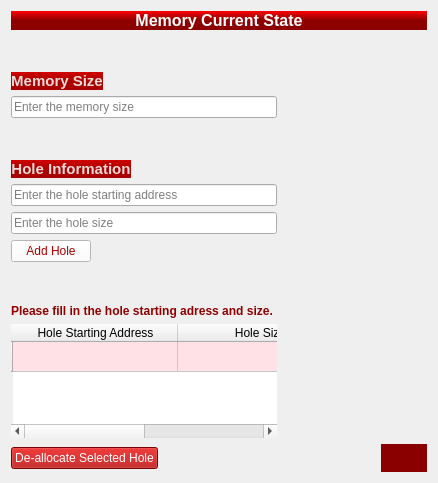
                <widget class="QWidget" name="scrollAreaWidgetContents_13">
                 <property name="geometry">
                  <rect>
                   <x>0</x>
                   <y>0</y>
                   <width>438</width>
                   <height>483</height>
                  </rect>
                 </property>
                 <layout class="QGridLayout" name="gridLayout_6">
                  <item row="9" column="0">
                   <widget class="QLineEdit" name="starting_adress">
                    <property name="sizePolicy">
                     <sizepolicy hsizetype="Expanding" vsizetype="Preferred">
                      <horstretch>0</horstretch>
                      <verstretch>0</verstretch>
                     </sizepolicy>
                    </property>
                    <property name="maximumSize">
                     <size>
                      <width>300</width>
                      <height>16777215</height>
                     </size>
                    </property>
                    <property name="toolTip">
                     <string>&lt;html&gt;&lt;head/&gt;&lt;body&gt;&lt;p&gt;&lt;span style=&quot; color:#818181;&quot;&gt;Hole starting address&lt;/span&gt;&lt;/p&gt;&lt;/body&gt;&lt;/html&gt;</string>
                    </property>
                    <property name="styleSheet">
                     <string notr="true">font: 75  9pt &quot;MS Shell Dlg 2&quot;;


	color: rgb(0, 0, 0);</string>
                    </property>
                    <property name="text">
                     <string/>
                    </property>
                    <property name="placeholderText">
                     <string>Enter the hole starting address</string>
                    </property>
                   </widget>
                  </item>
                  <item row="12" column="0">
                   <widget class="QPushButton" name="add_hole">
                    <property name="sizePolicy">
                     <sizepolicy hsizetype="Fixed" vsizetype="Fixed">
                      <horstretch>0</horstretch>
                      <verstretch>0</verstretch>
                     </sizepolicy>
                    </property>
                    <property name="toolTip">
                     <string>&lt;html&gt;&lt;head/&gt;&lt;body&gt;&lt;p&gt;Add Hole&lt;/p&gt;&lt;/body&gt;&lt;/html&gt;</string>
                    </property>
                    <property name="styleSheet">
                     <string notr="true">QPushButton::hover

{
	border-color: rgb(255, 0, 0);


}

QPushButton{
	
	font: 75  11pt bold &quot;Perpetua Titling MT&quot;;
	color: rgb(170, 0, 0);
	background-color: rgb(255, 255, 255);


}

QPushButton:pressed
{
	color: rgb(255, 255, 255);
    background-color: QLinearGradient( x1: 0, y1: 0, x2: 0, y2: 1, stop: 0 #2d2d2d, stop: 0.1 #2b2b2b, stop: 0.5 #292929, stop: 0.9 #282828, stop: 1 #252525);
}</string>
                    </property>
                    <property name="text">
                     <string>Add Hole</string>
                    </property>
                   </widget>
                  </item>
                  <item row="1" column="0">
                   <widget class="Line" name="line_19">
                    <property name="sizePolicy">
                     <sizepolicy hsizetype="Preferred" vsizetype="Preferred">
                      <horstretch>0</horstretch>
                      <verstretch>0</verstretch>
                     </sizepolicy>
                    </property>
                    <property name="minimumSize">
                     <size>
                      <width>0</width>
                      <height>30</height>
                     </size>
                    </property>
                    <property name="styleSheet">
                     <string notr="true">border:none;</string>
                    </property>
                    <property name="orientation">
                     <enum>Qt::Vertical</enum>
                    </property>
                   </widget>
                  </item>
                  <item row="10" column="0">
                   <widget class="QLineEdit" name="hole_size">
                    <property name="sizePolicy">
                     <sizepolicy hsizetype="Expanding" vsizetype="Preferred">
                      <horstretch>0</horstretch>
                      <verstretch>0</verstretch>
                     </sizepolicy>
                    </property>
                    <property name="maximumSize">
                     <size>
                      <width>300</width>
                      <height>16777215</height>
                     </size>
                    </property>
                    <property name="toolTip">
                     <string>&lt;html&gt;&lt;head/&gt;&lt;body&gt;&lt;p&gt;&lt;span style=&quot; color:#818181;&quot;&gt;Hole size&lt;/span&gt;&lt;/p&gt;&lt;/body&gt;&lt;/html&gt;</string>
                    </property>
                    <property name="styleSheet">
                     <string notr="true">font: 75  9pt &quot;MS Shell Dlg 2&quot;;


	color: rgb(0, 0, 0);</string>
                    </property>
                    <property name="text">
                     <string/>
                    </property>
                    <property name="placeholderText">
                     <string>Enter the hole size</string>
                    </property>
                   </widget>
                  </item>
                  <item row="0" column="0" colspan="3">
                   <widget class="QLabel" name="label_5">
                    <property name="sizePolicy">
                     <sizepolicy hsizetype="Preferred" vsizetype="Preferred">
                      <horstretch>0</horstretch>
                      <verstretch>0</verstretch>
                     </sizepolicy>
                    </property>
                    <property name="maximumSize">
                     <size>
                      <width>400000</width>
                      <height>16777215</height>
                     </size>
                    </property>
                    <property name="font">
                     <font>
                      <pointsize>12</pointsize>
                      <weight>75</weight>
                      <bold>true</bold>
                     </font>
                    </property>
                    <property name="styleSheet">
                     <string notr="true">color: rgb(255, 251, 252);
 background-color: QLinearGradient(x1:0, y1:0, x2:0, y2:1, stop:0  rgb(250, 0, 0), stop: 0.5 rgb(140, 0, 0));</string>
                    </property>
                    <property name="text">
                     <string>&lt;html&gt;&lt;head/&gt;&lt;body&gt;&lt;p align=&quot;center&quot;&gt;&lt;span style=&quot; color:#ffffff;&quot;&gt;Memory Current State&lt;/span&gt;&lt;/p&gt;&lt;/body&gt;&lt;/html&gt;</string>
                    </property>
                    <property name="textFormat">
                     <enum>Qt::RichText</enum>
                    </property>
                   </widget>
                  </item>
                  <item row="18" column="2">
                   <widget class="QPushButton" name="next">
                    <property name="sizePolicy">
                     <sizepolicy hsizetype="Fixed" vsizetype="Fixed">
                      <horstretch>0</horstretch>
                      <verstretch>0</verstretch>
                     </sizepolicy>
                    </property>
                    <property name="toolTip">
                     <string>&lt;html&gt;&lt;head/&gt;&lt;body&gt;&lt;p&gt;Next&lt;/p&gt;&lt;/body&gt;&lt;/html&gt;</string>
                    </property>
                    <property name="styleSheet">
                     <string notr="true">QPushButton::hover
{
	border-color: rgb(255, 0, 0);
	background-color: rgb(255, 0, 0);
}
QPushButton::pressed

{		border-color: rgb(0, 0, 0);
	background-color: rgb(0, 0, 0);
}

QPushButton{
	
	font: 75  16pt bold &quot;Perpetua Titling MT&quot;;
    border: 6px solid #555;
    border-radius: 27px;
	color: rgb(255, 255, 255);
	background-color: rgb(138, 0, 0);
		border-color: rgb(138, 0, 0);


    padding:1px;
}
</string>
                    </property>
                    <property name="text">
                     <string/>
                    </property>
                    <property name="icon">
                     <iconset resource="memory_allocator.qrc">
                      <normaloff>:/newPrefix/circled-right.png</normaloff>:/newPrefix/circled-right.png</iconset>
                    </property>
                    <property name="iconSize">
                     <size>
                      <width>40</width>
                      <height>40</height>
                     </size>
                    </property>
                   </widget>
                  </item>
                  <item row="13" column="0">
                   <widget class="Line" name="line_5">
                    <property name="sizePolicy">
                     <sizepolicy hsizetype="Preferred" vsizetype="Preferred">
                      <horstretch>0</horstretch>
                      <verstretch>0</verstretch>
                     </sizepolicy>
                    </property>
                    <property name="minimumSize">
                     <size>
                      <width>0</width>
                      <height>30</height>
                     </size>
                    </property>
                    <property name="styleSheet">
                     <string notr="true">border:none;</string>
                    </property>
                    <property name="orientation">
                     <enum>Qt::Vertical</enum>
                    </property>
                   </widget>
                  </item>
                  <item row="2" column="2">
                   <widget class="Line" name="line_3">
                    <property name="styleSheet">
                     <string notr="true">border:none;</string>
                    </property>
                    <property name="orientation">
                     <enum>Qt::Horizontal</enum>
                    </property>
                   </widget>
                  </item>
                  <item row="18" column="0">
                   <widget class="QPushButton" name="delete_hole">
                    <property name="sizePolicy">
                     <sizepolicy hsizetype="Fixed" vsizetype="Fixed">
                      <horstretch>0</horstretch>
                      <verstretch>0</verstretch>
                     </sizepolicy>
                    </property>
                    <property name="toolTip">
                     <string>&lt;html&gt;&lt;head/&gt;&lt;body&gt;&lt;p&gt;De-allocate Selected Hole&lt;/p&gt;&lt;/body&gt;&lt;/html&gt;</string>
                    </property>
                    <property name="styleSheet">
                     <string notr="true">QPushButton::hover

{
	border-color: rgb(255, 255, 255);
	background-color: rgb(255, 0, 0);
}

QPushButton{
	
	font: 75  11pt bold &quot;Perpetua Titling MT&quot;;

	color: rgb(255, 255, 255);
	background-color: rgb(170, 0, 0);


}

QPushButton:pressed
{
    background-color: QLinearGradient( x1: 0, y1: 0, x2: 0, y2: 1, stop: 0 #2d2d2d, stop: 0.1 #2b2b2b, stop: 0.5 #292929, stop: 0.9 #282828, stop: 1 #252525);
}</string>
                    </property>
                    <property name="text">
                     <string>De-allocate Selected Hole</string>
                    </property>
                   </widget>
                  </item>
                  <item row="7" column="0">
                   <widget class="Line" name="line_4">
                    <property name="sizePolicy">
                     <sizepolicy hsizetype="Preferred" vsizetype="Preferred">
                      <horstretch>0</horstretch>
                      <verstretch>0</verstretch>
                     </sizepolicy>
                    </property>
                    <property name="minimumSize">
                     <size>
                      <width>0</width>
                      <height>30</height>
                     </size>
                    </property>
                    <property name="styleSheet">
                     <string notr="true">border:none;</string>
                    </property>
                    <property name="orientation">
                     <enum>Qt::Vertical</enum>
                    </property>
                   </widget>
                  </item>
                  <item row="16" column="0">
                   <widget class="QTableWidget" name="hole_table">
                    <property name="sizePolicy">
                     <sizepolicy hsizetype="Preferred" vsizetype="Expanding">
                      <horstretch>0</horstretch>
                      <verstretch>0</verstretch>
                     </sizepolicy>
                    </property>
                    <property name="maximumSize">
                     <size>
                      <width>4000000</width>
                      <height>16777215</height>
                     </size>
                    </property>
                    <property name="toolTip">
                     <string>&lt;html&gt;&lt;head/&gt;&lt;body&gt;&lt;p&gt;Hole starting adress&lt;/p&gt;&lt;p&gt;Hole size&lt;/p&gt;&lt;/body&gt;&lt;/html&gt;</string>
                    </property>
                    <property name="styleSheet">
                     <string notr="true">QTableWidge::hover

{

	background-color: rgb(255, 0, 0);
}

QTableWidget::item::hover

{

	background-color: rgb(255, 255, 255);
	color: rgb(0, 0, 0);

}
QTableWidget::item::selected::none

{
background-color: rgb(255, 225, 230);
	color: rgb(0, 0, 0);

}
QTableWidget{
		font: 75 12pt bold &quot;Perpetua Titling MT&quot;;

	color: rgb(0, 0, 0);
border:none;

}

</string>
                    </property>
                    <property name="editTriggers">
                     <set>QAbstractItemView::NoEditTriggers</set>
                    </property>
                    <attribute name="horizontalHeaderMinimumSectionSize">
                     <number>60</number>
                    </attribute>
                    <attribute name="horizontalHeaderDefaultSectionSize">
                     <number>165</number>
                    </attribute>
                    <attribute name="verticalHeaderDefaultSectionSize">
                     <number>30</number>
                    </attribute>
                    <row>
                     <property name="text">
                      <string/>
                     </property>
                    </row>
                    <column>
                     <property name="text">
                      <string>Hole Starting Address</string>
                     </property>
                    </column>
                    <column>
                     <property name="text">
                      <string>Hole Size</string>
                     </property>
                    </column>
                   </widget>
                  </item>
                  <item row="14" column="0">
                   <widget class="QLabel" name="label_8">
                    <property name="sizePolicy">
                     <sizepolicy hsizetype="MinimumExpanding" vsizetype="Fixed">
                      <horstretch>0</horstretch>
                      <verstretch>0</verstretch>
                     </sizepolicy>
                    </property>
                    <property name="minimumSize">
                     <size>
                      <width>0</width>
                      <height>0</height>
                     </size>
                    </property>
                    <property name="font">
                     <font>
                      <pointsize>12</pointsize>
                      <weight>75</weight>
                      <bold>true</bold>
                     </font>
                    </property>
                    <property name="styleSheet">
                     <string notr="true"/>
                    </property>
                    <property name="text">
                     <string>&lt;html&gt;&lt;head/&gt;&lt;body&gt;&lt;p&gt;&lt;span style=&quot; font-size:9pt; color:#910000;&quot;&gt;Please fill in the hole starting adress and size.  &lt;/span&gt;&lt;/p&gt;&lt;/body&gt;&lt;/html&gt;</string>
                    </property>
                    <property name="textFormat">
                     <enum>Qt::RichText</enum>
                    </property>
                   </widget>
                  </item>
                  <item row="2" column="0">
                   <widget class="QLabel" name="label_31">
                    <property name="sizePolicy">
                     <sizepolicy hsizetype="Fixed" vsizetype="Fixed">
                      <horstretch>0</horstretch>
                      <verstretch>0</verstretch>
                     </sizepolicy>
                    </property>
                    <property name="font">
                     <font>
                      <pointsize>12</pointsize>
                      <weight>75</weight>
                      <bold>true</bold>
                     </font>
                    </property>
                    <property name="styleSheet">
                     <string notr="true"> background-color: QLinearGradient(x1:0, y1:0, x2:0, y2:1, stop:0  rgb(208, 0, 0), stop: 0.5 rgb(170, 0, 0));</string>
                    </property>
                    <property name="text">
                     <string>&lt;html&gt;&lt;head/&gt;&lt;body&gt;&lt;p align=&quot;center&quot;&gt;&lt;span style=&quot; font-size:11pt; color:#ecdbd8;&quot;&gt;Memory Size&lt;/span&gt;&lt;/p&gt;&lt;/body&gt;&lt;/html&gt;</string>
                    </property>
                    <property name="textFormat">
                     <enum>Qt::RichText</enum>
                    </property>
                   </widget>
                  </item>
                  <item row="3" column="0">
                   <widget class="QLineEdit" name="memory_size">
                    <property name="sizePolicy">
                     <sizepolicy hsizetype="Expanding" vsizetype="Preferred">
                      <horstretch>0</horstretch>
                      <verstretch>0</verstretch>
                     </sizepolicy>
                    </property>
                    <property name="maximumSize">
                     <size>
                      <width>300</width>
                      <height>16777215</height>
                     </size>
                    </property>
                    <property name="toolTip">
                     <string>&lt;html&gt;&lt;head/&gt;&lt;body&gt;&lt;p&gt;Memory size&lt;/p&gt;&lt;/body&gt;&lt;/html&gt;</string>
                    </property>
                    <property name="styleSheet">
                     <string notr="true">
QLineEdit
{
font: 75  9pt &quot;MS Shell Dlg 2&quot;;

border-color: rgb(112, 0, 0);
	color: rgb(0, 0, 0);

}</string>
                    </property>
                    <property name="text">
                     <string/>
                    </property>
                    <property name="placeholderText">
                     <string>Enter the memory size</string>
                    </property>
                   </widget>
                  </item>
                  <item row="18" column="1">
                   <widget class="Line" name="line_7">
                    <property name="sizePolicy">
                     <sizepolicy hsizetype="Expanding" vsizetype="Fixed">
                      <horstretch>0</horstretch>
                      <verstretch>0</verstretch>
                     </sizepolicy>
                    </property>
                    <property name="lineWidth">
                     <number>0</number>
                    </property>
                    <property name="orientation">
                     <enum>Qt::Horizontal</enum>
                    </property>
                   </widget>
                  </item>
                  <item row="16" column="1" colspan="2">
                   <widget class="Line" name="line_6">
                    <property name="sizePolicy">
                     <sizepolicy hsizetype="Expanding" vsizetype="Fixed">
                      <horstretch>0</horstretch>
                      <verstretch>0</verstretch>
                     </sizepolicy>
                    </property>
                    <property name="lineWidth">
                     <number>0</number>
                    </property>
                    <property name="orientation">
                     <enum>Qt::Horizontal</enum>
                    </property>
                   </widget>
                  </item>
                  <item row="8" column="0" colspan="3">
                   <widget class="QLabel" name="label_28">
                    <property name="sizePolicy">
                     <sizepolicy hsizetype="Fixed" vsizetype="Fixed">
                      <horstretch>0</horstretch>
                      <verstretch>0</verstretch>
                     </sizepolicy>
                    </property>
                    <property name="font">
                     <font>
                      <pointsize>12</pointsize>
                      <weight>75</weight>
                      <bold>true</bold>
                     </font>
                    </property>
                    <property name="styleSheet">
                     <string notr="true"> background-color: QLinearGradient(x1:0, y1:0, x2:0, y2:1, stop:0  rgb(208, 0, 0), stop: 0.5 rgb(170, 0, 0));</string>
                    </property>
                    <property name="text">
                     <string>&lt;html&gt;&lt;head/&gt;&lt;body&gt;&lt;p align=&quot;center&quot;&gt;&lt;span style=&quot; font-size:11pt; color:#ecdbd8;&quot;&gt;Hole Information&lt;/span&gt;&lt;/p&gt;&lt;/body&gt;&lt;/html&gt;</string>
                    </property>
                    <property name="textFormat">
                     <enum>Qt::RichText</enum>
                    </property>
                   </widget>
                  </item>
                 </layout>
                </widget>
